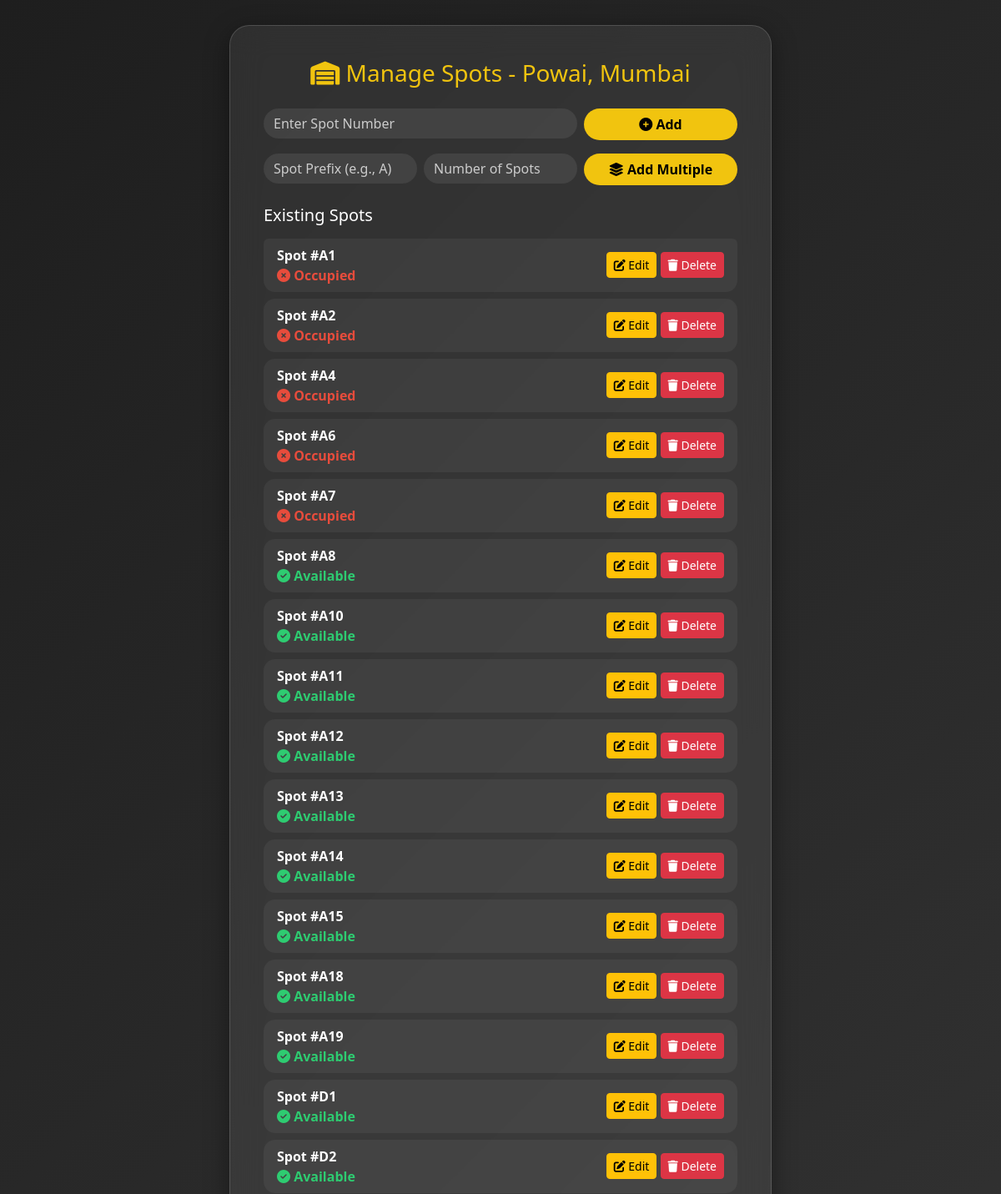
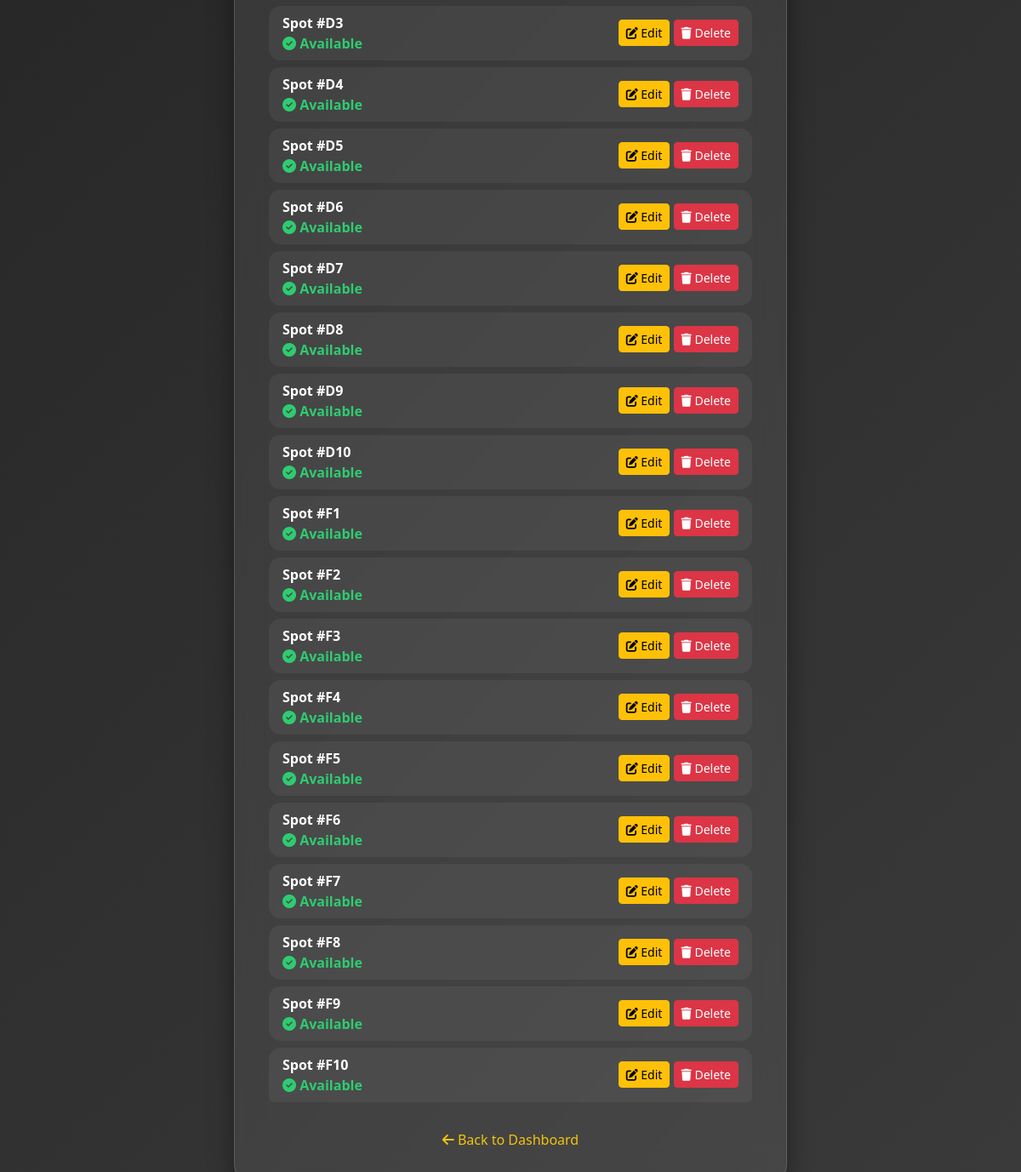
/admin/admin/parkinglot/1/spots (signed in), run on the app's committed database (2 pictures, top to bottom).
### models/model.py (models this page shows)
class ParkingLot(db.Model):
    id = db.Column(db.Integer, primary_key=True)
    prime_location_name = db.Column(db.String(100), nullable=False)
    price_per_hour = db.Column(db.Float, nullable=False)
    address = db.Column(db.String(200))
    pin_code = db.Column(db.String(10))
    max_spots = db.Column(db.Integer, nullable=False)
    image = db.Column(db.String(200), nullable=True)
    spots = db.relationship('ParkingSpot', backref='lot', cascade="all, delete")
    created_at = db.Column(db.DateTime, default=datetime.utcnow)
    updated_at = db.Column(db.DateTime, onupdate=datetime.utcnow)

class ParkingSpot(db.Model):
    id = db.Column(db.Integer, primary_key=True)
    lot_id = db.Column(db.Integer, db.ForeignKey('parking_lot.id'), nullable=False)
    spot_number = db.Column(db.String(20), nullable=False)
    status = db.Column(db.String(1), default='A')
    is_available = db.Column(db.Boolean, default=True)
    created_at = db.Column(db.DateTime, default=datetime.utcnow)

### controllers/admin_routes.py (the view, shortened to what this page needs)
@admin_routes.route('/admin/parkinglot/<int:lot_id>/spots', methods=['GET', 'POST'])
def manage_spots(lot_id):
    if 'admin_id' not in session:
        return redirect(url_for('auth_routes.login'))
    lot = ParkingLot.query.get_or_404(lot_id)
    return render_template('manage_spots.html', lot=lot)

### templates/manage_spots.html (shortened to what this page needs)
<!DOCTYPE html>
<html lang="en">
<head>
  <link href="https://cdn.jsdelivr.net/npm/bootstrap@5.3.3/dist/css/bootstrap.min.css" rel="stylesheet" />
  <link href="https://cdnjs.cloudflare.com/ajax/libs/font-awesome/6.5.0/css/all.min.css" rel="stylesheet" />
</head>
<body>
<div class="glass-box">
  <h3><i class="fas fa-warehouse"></i> Manage Spots - {{ lot.prime_location_name }}</h3>
  <form method="POST" class="mb-3">
    <div class="row g-2">
      <div class="col-8">
        <input type="text" name="spot_number" class="form-control" placeholder="Enter Spot Number" required />
      </div>
      <div class="col-4">
        <button type="submit" class="btn btn-yellow w-100">
          <i class="fas fa-plus-circle"></i> Add
        </button>
      </div>
    </div>
  </form>
  <form method="POST" class="mb-4">
    <div class="row g-2">
      <div class="col-4">
        <input type="text" name="prefix" class="form-control" placeholder="Spot Prefix (e.g., A)" required />
      </div>
      <div class="col-4">
        <input type="number" name="count" class="form-control" placeholder="Number of Spots" min="1" required />
      </div>
      <div class="col-4">
        <button type="submit" name="bulk_add" value="true" class="btn btn-yellow w-100">
          <i class="fas fa-layer-group"></i> Add Multiple
        </button>
      </div>
    </div>
  </form>
  <h5 class="mb-3">Existing Spots</h5>
  <ul class="list-group">
    {% for spot in lot.spots %}
    <li class="list-group-item d-flex justify-content-between align-items-center">
      <div>
        <strong>Spot #{{ spot.spot_number }}</strong><br>
        {% if spot.is_available %}
          <span class="status-available"><i class="fas fa-check-circle"></i> Available</span>
        {% else %}
          <span class="status-occupied"><i class="fas fa-times-circle"></i> Occupied</span>
        {% endif %}
      </div>
      <div class="action-buttons">
        <a href="{{ url_for('admin_routes.edit_spot', lot_id=lot.id, spot_id=spot.id) }}" class="btn btn-warning btn-sm">
          <i class="fas fa-edit"></i> Edit
        </a>
        <form action="{{ url_for('admin_routes.delete_spot', lot_id=lot.id, spot_id=spot.id) }}" method="POST" onsubmit="return confirm('Are you sure you want to delete this spot?')">
          <button class="btn btn-danger btn-sm">
            <i class="fas fa-trash"></i> Delete
          </button>
        </form>
      </div>
    </li>
    {% endfor %}
  </ul>
  <div class="back-link mt-4">
    <a href="{{ url_for('admin_routes.admin_dashboard') }}"><i class="fas fa-arrow-left"></i> Back to Dashboard</a>
  </div>
</div>
</body>
</html>

### templates/manage_spots.html (style rules this page uses)
body { background: linear-gradient(135deg, #1e1e1e, #3a3a3a); font-family: 'Segoe UI', sans-serif; color: #fff; min-height: 100vh; display: flex; align-items: center; justify-content: center; padding: 30px; }
.glass-box { background: rgba(255, 255, 255, 0.07); backdrop-filter: blur(18px); -webkit-backdrop-filter: blur(18px); border-radius: 24px; padding: 40px; max-width: 650px; width: 100%; box-shadow: 0 8px 30px rgba(0, 0, 0, 0.4); border: 1px solid rgba(255, 255, 255, 0.15); }
.glass-box h3 { color: #f1c40f; margin-bottom: 25px; text-align: center; }
.form-control { background: rgba(255, 255, 255, 0.08); border: none; border-radius: 50px; color: #fff; }
.form-control::placeholder { color: #ccc; }
.btn-yellow { background-color: #f1c40f; color: #000; font-weight: 600; border-radius: 50px; }
.list-group-item { background: rgba(255, 255, 255, 0.05); border: none; border-radius: 14px; color: #fff; margin-bottom: 8px; }
.status-available { color: #2ecc71; font-weight: 600; }
.status-occupied { color: #e74c3c; font-weight: 600; }
.back-link { text-align: center; margin-top: 25px; }
.back-link a { color: #f1c40f; text-decoration: none; font-weight: 500; }
.action-buttons form, .action-buttons a { display: inline-block; }

### data on the page
ParkingLot: prime_location_name "Powai, Mumbai"
ParkingSpot: spot_number "A1", is_available False (drawn)
ParkingSpot: spot_number "A2", is_available False (drawn)
ParkingSpot: spot_number "A4", is_available False (drawn)
ParkingSpot: spot_number "A6", is_available False (drawn)
ParkingSpot: spot_number "A7", is_available False (drawn)
ParkingSpot: spot_number "A8", is_available True (drawn)
ParkingSpot: spot_number "A10", is_available True (drawn)
ParkingSpot: spot_number "A11", is_available True (drawn)
ParkingSpot: spot_number "A12", is_available True (drawn)
ParkingSpot: spot_number "A13", is_available True (drawn)
ParkingSpot: spot_number "A14", is_available True (drawn)
ParkingSpot: spot_number "A15", is_available True (drawn)
ParkingSpot: spot_number "A18", is_available True (drawn)
ParkingSpot: spot_number "A19", is_available True (drawn)
ParkingSpot: spot_number "D1", is_available True (drawn)
ParkingSpot: spot_number "D2", is_available True (drawn)
ParkingSpot: spot_number "D3", is_available True (drawn)
ParkingSpot: spot_number "D4", is_available True (drawn)
ParkingSpot: spot_number "D5", is_available True (drawn)
ParkingSpot: spot_number "D6", is_available True (drawn)
ParkingSpot: spot_number "D7", is_available True (drawn)
ParkingSpot: spot_number "D8", is_available True (drawn)
ParkingSpot: spot_number "D9", is_available True (drawn)
ParkingSpot: spot_number "D10", is_available True (drawn)
ParkingSpot: spot_number "F1", is_available True (drawn)
ParkingSpot: spot_number "F2", is_available True (drawn)
ParkingSpot: spot_number "F3", is_available True (drawn)
ParkingSpot: spot_number "F4", is_available True (drawn)
ParkingSpot: spot_number "F5", is_available True (drawn)
ParkingSpot: spot_number "F6", is_available True (drawn)
ParkingSpot: spot_number "F7", is_available True (drawn)
ParkingSpot: spot_number "F8", is_available True (drawn)
ParkingSpot: spot_number "F9", is_available True (drawn)
ParkingSpot: spot_number "F10", is_available True (drawn)
